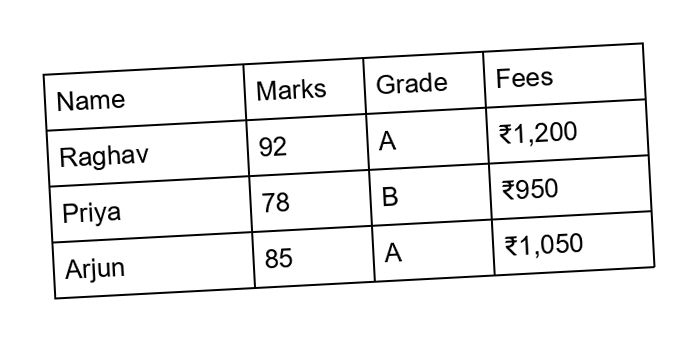
#> input picture backend/scripts/samples/tilted.jpg, 696 x 340 px
$ python -i grid.py   (imports and definitions only)
#> lines starting #> are read from the running program, lines starting #| are printed output that depends on the picture; after the words box and inside, x2 and y2 are one past the last pixel; in counts of white or black regions, pixels touching at a corner belong together
#> further down, picture is the input picture: shape (340, 696); min 0, max 255, mean 240.3
"""Step 2 — find the table grid.

Bordered tables: detect horizontal + vertical rules with morphology, cluster them
into row/column boundaries, and check which separators are *missing* (merged cells).

Borderless tables: handled in assemble.py from word positions.
"""
from __future__ import annotations

from dataclasses import dataclass

import cv2
import numpy as np


@dataclass
class Grid:
    ys: list[int]          # row boundaries (len = rows + 1)
    xs: list[int]          # column boundaries (len = cols + 1)
    # h_sep[i][j] -> is the horizontal line *below* row i present within column j?
    h_sep: np.ndarray      # shape (rows-1, cols) bool
    # v_sep[i][j] -> is the vertical line *right of* column j present within row i?
    v_sep: np.ndarray      # shape (rows, cols-1) bool

    @property
    def n_rows(self) -> int:
        return len(self.ys) - 1

    @property
    def n_cols(self) -> int:
        return len(self.xs) - 1


def _binarize(gray: np.ndarray) -> np.ndarray:
    thr = cv2.adaptiveThreshold(
        gray, 255, cv2.ADAPTIVE_THRESH_GAUSSIAN_C, cv2.THRESH_BINARY_INV, 25, 12
    )
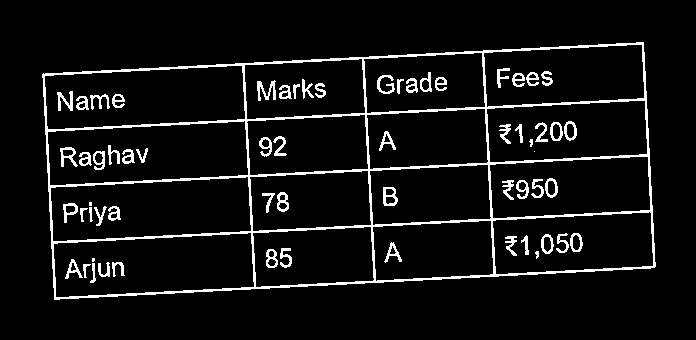
#> thr: shape (340, 696); 6.9% white in thin lines or dots, all inside (x1, y1, x2, y2) = (42, 42, 656, 300)
    return thr


def _line_masks(binary: np.ndarray) -> tuple[np.ndarray, np.ndarray]:
    h, w = binary.shape
#> h = 340; w = 696
    hk = cv2.getStructuringElement(cv2.MORPH_RECT, (max(w // 25, 15), 1))
    vk = cv2.getStructuringElement(cv2.MORPH_RECT, (1, max(h // 25, 15)))
    horiz = cv2.morphologyEx(binary, cv2.MORPH_OPEN, hk, iterations=1)
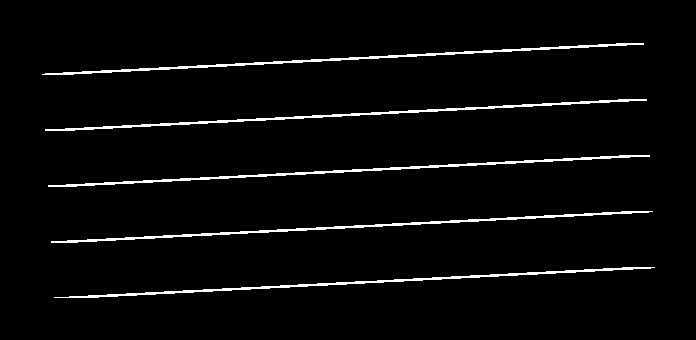
#> horiz: shape (340, 696); 3.2% white; 5 white regions, box (x1, y1, x2, y2) and area: (42, 43, 644, 75) 1513, (48, 155, 650, 187) 1511, (45, 99, 647, 131) 1509, (51, 211, 653, 243) 1503, (54, 267, 655, 298) 1480
    vert = cv2.morphologyEx(binary, cv2.MORPH_OPEN, vk, iterations=1)
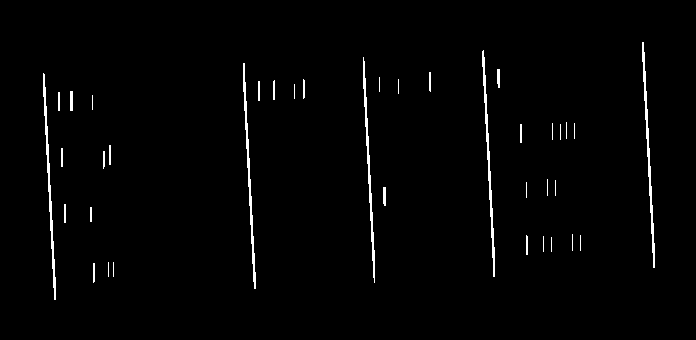
#> vert: shape (340, 696); 1.6% white in thin lines or dots, all inside (x1, y1, x2, y2) = (43, 42, 655, 300)
    # thicken slightly so slightly broken rules connect
    horiz = cv2.dilate(horiz, cv2.getStructuringElement(cv2.MORPH_RECT, (5, 1)))
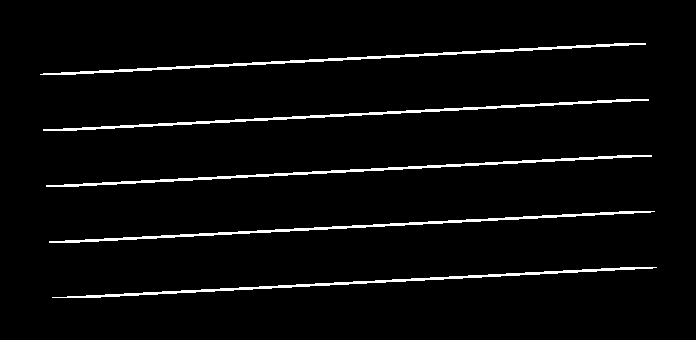
#> horiz: shape (340, 696); 3.4% white; 5 white regions, box (x1, y1, x2, y2) and area: (40, 43, 646, 75) 1641, (46, 155, 652, 187) 1639, (43, 99, 649, 131) 1637, (49, 211, 655, 243) 1631, (52, 267, 657, 298) 1604
    vert = cv2.dilate(vert, cv2.getStructuringElement(cv2.MORPH_RECT, (1, 5)))
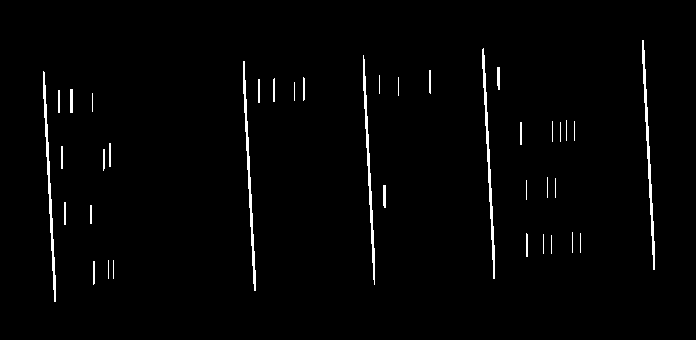
#> vert: shape (340, 696); 1.8% white; 38 white regions (7 under 20 px), largest, box (x1, y1, x2, y2) and area: (642, 40, 655, 270) 616, (482, 48, 495, 279) 613, (43, 71, 56, 302) 613
    return horiz, vert


def _cluster_positions(positions: np.ndarray, gap: int) -> list[int]:
    """Collapse runs of neighbouring indices (e.g. a 3px-thick line) to one centre."""
    if positions.size == 0:
        return []
    groups: list[list[int]] = [[int(positions[0])]]
    for p in positions[1:]:
        if p - groups[-1][-1] <= gap:
            groups[-1].append(int(p))
        else:
            groups.append([int(p)])
    return [int(round(sum(g) / len(g))) for g in groups]


def detect_grid(gray: np.ndarray) -> Grid | None:
    """Return a Grid if the image contains a ruled table, else None."""
    binary = _binarize(gray)
    horiz, vert = _line_masks(binary)
    h, w = gray.shape
#> h = 340; w = 696

    # Table extent = bounding box of all detected rules.
    both = cv2.bitwise_or(horiz, vert)
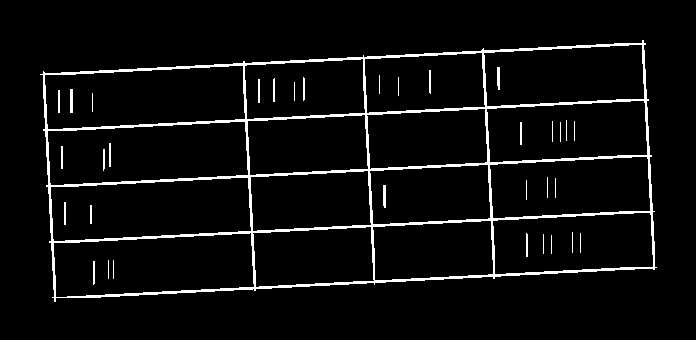
#> both: shape (340, 696); 5.2% white; 34 white regions (7 under 20 px), largest, box (x1, y1, x2, y2) and area: (40, 40, 657, 302) 11076, (70, 89, 73, 113) 72, (383, 185, 386, 208) 67
    pts = cv2.findNonZero(both)
#> pts = contour of 12211 points, box (x1, y1, x2, y2) (40, 40, 657, 302), area 56
    if pts is None:
        return None
    bx, by, bw, bh = cv2.boundingRect(pts)
#> bx = 40; by = 40; bw = 617; bh = 262
    if bw < w * 0.2 or bh < h * 0.1:
        return None

    # A row boundary is a y where the horizontal mask covers most of the table width.
    row_cov = horiz[by:by + bh, bx:bx + bw].sum(axis=1) / 255.0
#> row_cov = 262 values, max 54 at index 116, min 0 at index 0, mean 31.11
    col_cov = vert[by:by + bh, bx:bx + bw].sum(axis=0) / 255.0
#> col_cov = 617 values, max 54 at index 452, min 0 at index 0, mean 6.76
    ys = _cluster_positions(np.where(row_cov >= bw * 0.5)[0] + by, gap=6)
#> ys = []
    xs = _cluster_positions(np.where(col_cov >= bh * 0.5)[0] + bx, gap=6)
#> xs = []

    # Allow the outer border to be missing: pad with table extent if needed.
    if ys and ys[0] - by > 15:
        ys.insert(0, by)
    if ys and (by + bh) - ys[-1] > 15:
        ys.append(by + bh)
    if xs and xs[0] - bx > 15:
        xs.insert(0, bx)
    if xs and (bx + bw) - xs[-1] > 15:
        xs.append(bx + bw)

    # Drop boundaries that are suspiciously close (min cell size ~ 12px).
    ys = _dedupe(ys, 12)
    xs = _dedupe(xs, 12)

    if len(ys) < 3 or len(xs) < 2:
        # Need at least 2 rows. Columns: tables with only horizontal rules are common
        # (e.g. academic style) — treat those as borderless for columns.
        return None
    if len(xs) < 3:
        return None

    rows, cols = len(ys) - 1, len(xs) - 1
    band = 4  # px either side of a boundary to look for the rule

    h_sep = np.zeros((rows - 1, cols), dtype=bool)
    for i in range(1, rows):
        y = ys[i]
        strip = horiz[max(y - band, 0):y + band + 1, :]
        present = strip.max(axis=0) > 0  # per-x: is there a rule pixel near y?
        for j in range(cols):
            x0, x1 = xs[j], xs[j + 1]
            inner = present[x0 + 3:x1 - 3]
            h_sep[i - 1, j] = inner.size == 0 or inner.mean() >= 0.5

    v_sep = np.zeros((rows, cols - 1), dtype=bool)
    for j in range(1, cols):
        x = xs[j]
        strip = vert[:, max(x - band, 0):x + band + 1]
        present = strip.max(axis=1) > 0
        for i in range(rows):
            y0, y1 = ys[i], ys[i + 1]
            inner = present[y0 + 3:y1 - 3]
            v_sep[i, j - 1] = inner.size == 0 or inner.mean() >= 0.5

    return Grid(ys=ys, xs=xs, h_sep=h_sep, v_sep=v_sep)


def _dedupe(vals: list[int], min_gap: int) -> list[int]:
#> called with min_gap = 12
    out: list[int] = []
    for v in vals:
        if not out or v - out[-1] >= min_gap:
            out.append(v)
#> this loop made 0 passes
#> after the loop, out = []
    return out

>>> import cv2
>>> picture = cv2.imread('../scripts/samples/tilted.jpg', cv2.IMREAD_GRAYSCALE)
>>> result = detect_grid(picture)

$ run again, on backend/scripts/samples/bordered.png
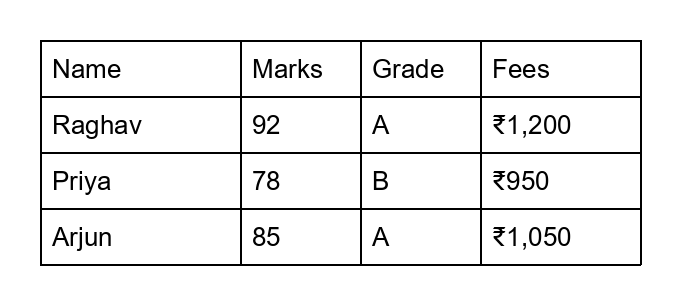
#> input picture backend/scripts/samples/bordered.png, 680 x 304 px
#> picture is the input picture: shape (304, 680); min 0, max 255, mean 238.5
#> in _binarize, `thr = cv2.adaptiveThreshold( gray, 255, cv2.ADAPTIVE_THRESH_GAUSSIAN_C..`:
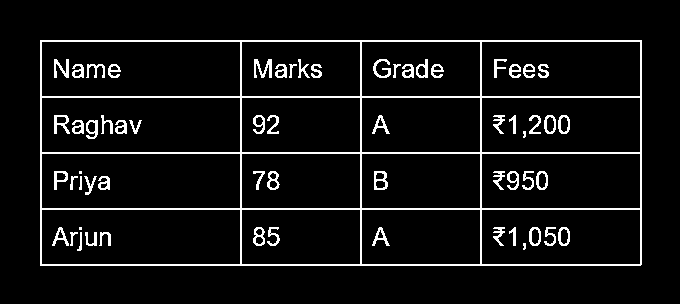
#> thr: shape (304, 680); 6.7% white in thin lines or dots, all inside (x1, y1, x2, y2) = (40, 40, 642, 266)
#> in detect_grid, `both = cv2.bitwise_or(horiz, vert)`:
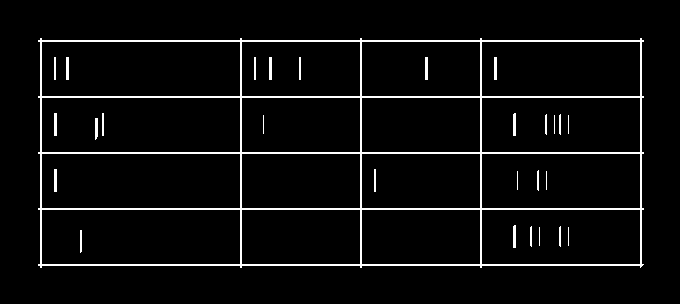
#> both: shape (304, 680); 4.6% white in thin lines or dots, all inside (x1, y1, x2, y2) = (38, 38, 644, 268)
#> pts = contour of 9478 points, box (x1, y1, x2, y2) (38, 38, 644, 268), area 114
#> bx = 38; bw = 606; bh = 230
#> row_cov = 230 values, max 606 at index 2, min 0 at index 0, mean 26.34
#> col_cov = 606 values, max 230 at index 2, min 0 at index 0, mean 5.81
#> in _cluster_positions, `groups: list[list[int]] = [[int(positions[0])]]`: groups = [[40]]
#> the loop in _cluster_positions, `for p in positions[1:]:` made 9 passes
#> p on passes 1 to 8: 41, 96, 97, 152, 153, 208, 209, 264
#> after the loop in _cluster_positions, `for p in positions[1:]:`: groups = [[40, 41], [96, 97], [152, 153], [208, 209], [264, 265]]
#> ys = [40, 96, 152, 208, 264]
#> the loop in _cluster_positions (call 2), `for p in positions[1:]:` made 9 passes
#> p on passes 1 to 8: 41, 240, 241, 360, 361, 480, 481, 640
#> xs = [40, 240, 360, 480, 640]
#> the loop in _dedupe, `for v in vals:` made 5 passes
#> after the loop in _dedupe, `for v in vals:`: out = [40, 96, 152, 208, 264]
#> the loop in _dedupe (call 2), `for v in vals:` made 5 passes
#> rows = 4
#> the loop in detect_grid, `for i in range(1, rows):` made 3 passes
#> after the loop in detect_grid, `for i in range(1, rows):`: h_sep = [[True, True, True, True], [True, True, True, True], [True, True, True, True]]
#> the loop in detect_grid, `for j in range(1, cols):` made 3 passes
#> after the loop in detect_grid, `for j in range(1, cols):`: v_sep = [[True, True, True], [True, True, True], [True, True, True], [True, True, True]]

$ run again, on backend/scripts/samples/bordered_merged.png
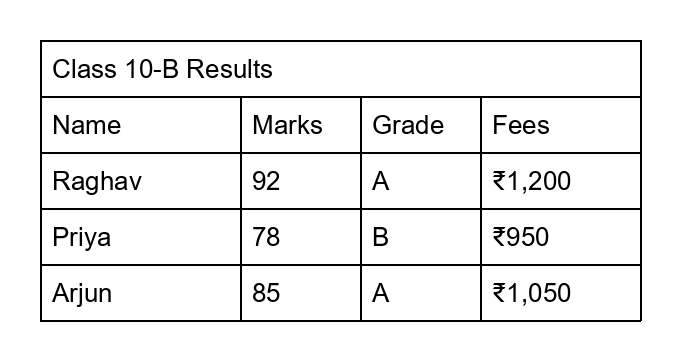
#> input picture backend/scripts/samples/bordered_merged.png, 680 x 360 px
#> picture is the input picture: shape (360, 680); min 0, max 255, mean 238.3
#> in _binarize, `thr = cv2.adaptiveThreshold( gray, 255, cv2.ADAPTIVE_THRESH_GAUSSIAN_C..`:
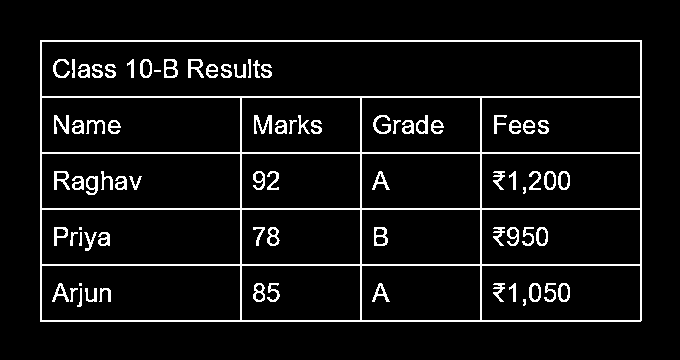
#> thr: shape (360, 680); 6.8% white in thin lines or dots, all inside (x1, y1, x2, y2) = (40, 40, 642, 322)
#> in detect_grid, `both = cv2.bitwise_or(horiz, vert)`:
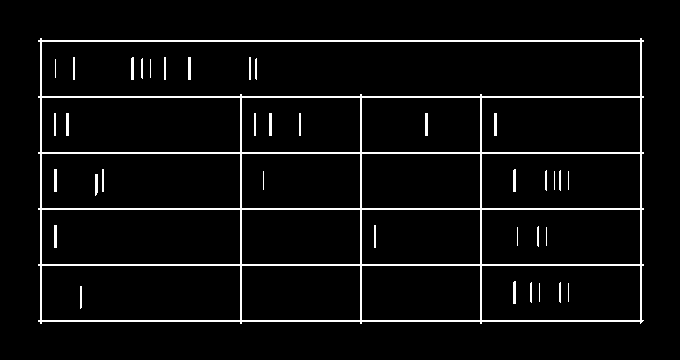
#> both: shape (360, 680); 4.6% white in thin lines or dots, all inside (x1, y1, x2, y2) = (38, 38, 644, 324)
#> pts = contour of 11301 points, box (x1, y1, x2, y2) (38, 38, 644, 324), area 142
#> bx = 38; bw = 606; bh = 286
#> row_cov = 286 values, max 606 at index 2, min 0 at index 0, mean 25.42
#> col_cov = 606 values, max 286 at index 2, min 0 at index 0, mean 6.83
#> in _cluster_positions, `groups: list[list[int]] = [[int(positions[0])]]`: groups = [[40]]
#> the loop in _cluster_positions, `for p in positions[1:]:` made 11 passes
#> p on passes 1 to 8: 41, 96, 97, 152, 153, 208, 209, 264
#> after the loop in _cluster_positions, `for p in positions[1:]:`: groups = [[40, 41], [96, 97], [152, 153], [208, 209], [264, 265], [320, 321]]
#> ys = [40, 96, 152, 208, 264, 320]
#> the loop in _cluster_positions (call 2), `for p in positions[1:]:` made 9 passes
#> p on passes 1 to 8: 41, 240, 241, 360, 361, 480, 481, 640
#> xs = [40, 240, 360, 480, 640]
#> the loop in _dedupe, `for v in vals:` made 6 passes
#> after the loop in _dedupe, `for v in vals:`: out = [40, 96, 152, 208, 264, 320]
#> the loop in _dedupe (call 2), `for v in vals:` made 5 passes
#> rows = 5; cols = 4
#> the loop in detect_grid, `for i in range(1, rows):` made 4 passes
#> after the loop in detect_grid, `for i in range(1, rows):`: h_sep = [[True, True, True, True], [True, True, True, True], [True, True, True, True], [True, True, True, True]]
#> the loop in detect_grid, `for j in range(1, cols):` made 3 passes
#> after the loop in detect_grid, `for j in range(1, cols):`: v_sep = [[False, False, False], [True, True, True], [True, True, True], [True, True, True], [True, True, True]]
